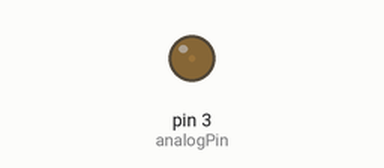
Simulated run of this sketch. Board: Arduino Uno, built with avr-gcc and run on an emulated ATmega328P. Parts: output pins drawn as LEDs (lit = HIGH).

Above: at 0.15 s.
At 10.05 s:
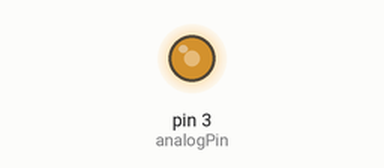
At 19.96 s:
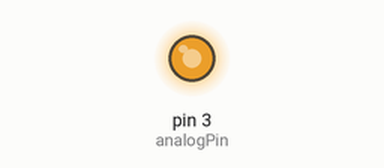
At 39.78 s:
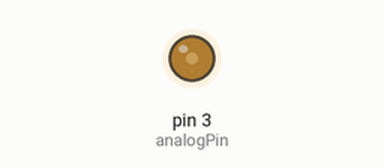
Timing chart, 0 to 40.0 s (numbered marks = the images above):
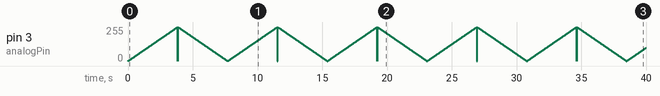

The sketch:

analog_vs_digitalpin.ino
```cpp
int analogPin = 3;

void setup() {
  pinMode(analogPin, OUTPUT);
}

void loop() {
  // put your main code here, to run repeatedly:
  float time = 4000/256;

  for(int i = 0; i < 256; i++){
    analogWrite(analogPin, i);
    delay(time);
  }
  for(int i = 256; i >= 0; i--){
    analogWrite(analogPin, i);
    delay(time);
  }
}
```
